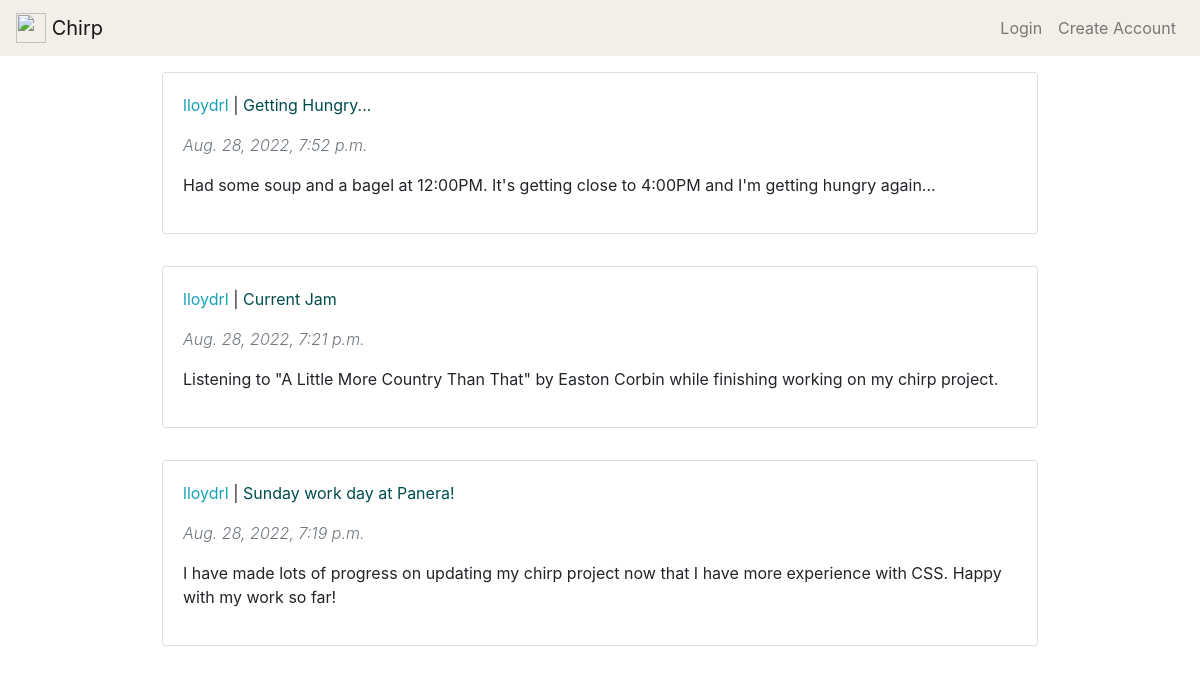
Before: / with the older database file.
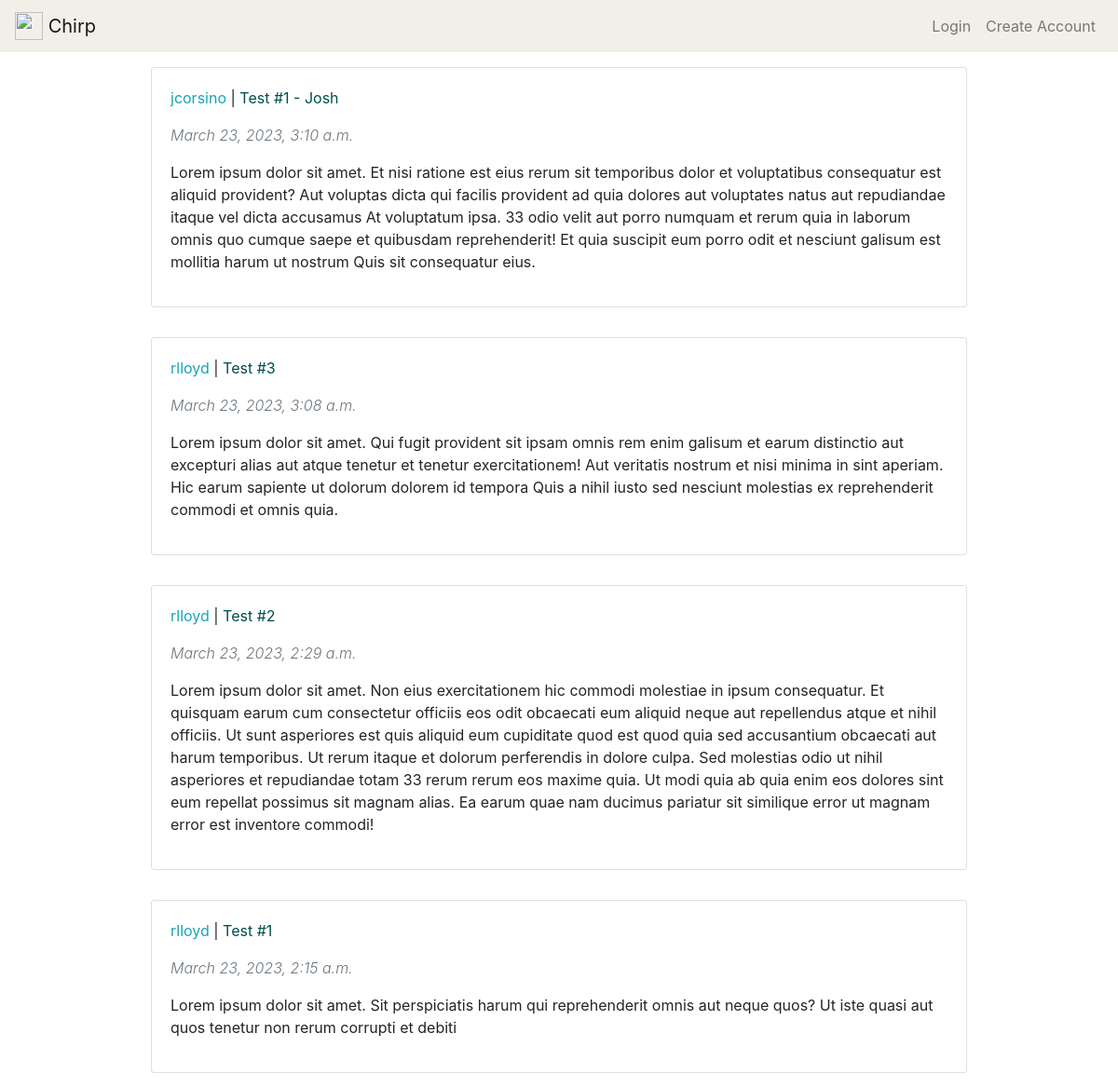
After: the same page with the newer database file.
### posts/models.py (models this page shows, shortened)
class Post(models.Model):
    author = models.ForeignKey('auth.User', related_name="posts", on_delete=models.CASCADE)
    created = models.DateTimeField(auto_now_add=True,)
    body = models.TextField(max_length=1000)
    title = models.CharField(max_length=100)
    class Meta:
        ordering = ['-created']

### posts/views.py (the view)
# urls.py: path('', views.ChirpListView.as_view(), name='home'),
class ChirpListView(ListView):
    model = Post
    template_name = 'home.html'

### templates/home.html
{% extends 'base.html' %}
{% block content %}
{% for post in post_list %}
<div class="p-3">
    <div class="m-auto" style="width: 75%;">
        <div class="card">
            <div class="card-body">
                <p><a class="text-info" href="{% url 'users:profile' post.author.username %}">{{ post.author.username }}</a> | <a style="color:rgb(0, 77, 77);" href="{%  url 'posts:detail' post.pk %}">{{ post.title }}</a></p>
                <p class="text-muted font-italic font-weight-light">{{ post.created }}</p>
                <p>{{ post.body }}</p>
            </div>
        </div>
    </div>
</div>
{% endfor %}
{% endblock content %}

### templates/base.html (shortened to what this page needs)
{% load static %}
<!DOCTYPE html>
<html lang="en">
<head>
    <link rel="stylesheet" href="https://cdn.jsdelivr.net/npm/bootstrap@4.0.0/dist/css/bootstrap.min.css">
</head>
<body>
    <nav class="navbar navbar-expand-lg navbar-light" style="background-color: #f2efe9;">
        <a class="navbar-brand" href="{% url 'posts:home' %}">
            <img src="https://cdn-icons-png.flaticon.com/128/2078/2078050.png" width="30" height="30" class="d-inline-block align-top" alt="">
            Chirp
        </a>
        <div class="collapse navbar-collapse" id="navbarSupportedContent">
          <ul class="navbar-nav ml-auto">
            {% if user.is_authenticated %}
            <li class="nav-item">
                <a class="nav-link" href="{% url 'posts:home' %}">Home</a>
            </li>
            <li class="nav-item">
                <a class="nav-link" href="{% url 'posts:create' %}">
                    +New Post
                </a>
            </li>
            <li class="nav-item">
                <a class="nav-link" href="{% url 'logout' %}">Logout</a>
            </li>
            {% else %}
            <li class="nav-item">
                <a class="nav-link" href="{% url 'login' %}">Login</a>
            </li>
            <li class="nav-item">
                <a class="nav-link" href="{% url 'users:create_account' %}">Create Account</a>
            </li>
            {% endif %}
        </div>
    </nav>
    <main>
        {% block content %}
        {% endblock content %}
    </main>
</body>
</html>

Changed rows visible on the page:
removed Post: author.username "lloydrl", title "Getting Hungry...", created "Aug. 28, 2022, 7:52 p.m.", body "Had some soup and a bagel at 12:00PM. It's getting close to 4:00PM and I'm getting hungry again..."
removed Post: author.username "lloydrl", title "Current Jam", created "Aug. 28, 2022, 7:21 p.m.", body "Listening to \"A Little More Country Than That\" by Easton Corbin while finishing working on my chirp project."
removed Post: author.username "lloydrl", title "Sunday work day at Panera!", created "Aug. 28, 2022, 7:19 p.m.", body "I have made lots of progress on updating my chirp project now that I have more experience with CSS. Happy with my work so far!"
added Post: author.username "jcorsino", title "Test #1 - Josh", created "March 23, 2023, 3:10 a.m.", body "Lorem ipsum dolor sit amet. Et nisi ratione est eius rerum sit temporibus dolor et voluptatibus consequatur est aliquid provident? Aut voluptas dicta qui facilis provident ad quia dolores aut voluptates natus aut repudiandae itaque vel dicta accusamus At voluptatum ipsa. 33 odio velit aut porro numquam et rerum quia in laborum omnis quo cumque saepe et quibusdam reprehenderit! Et quia suscipit eum porro odit et nesciunt galisum est mollitia harum ut nostrum Quis sit consequatur eius."
added Post: author.username "rlloyd", title "Test #3", created "March 23, 2023, 3:08 a.m.", body "Lorem ipsum dolor sit amet. Qui fugit provident sit ipsam omnis rem enim galisum et earum distinctio aut excepturi alias aut atque tenetur et tenetur exercitationem! Aut veritatis nostrum et nisi minima in sint aperiam. Hic earum sapiente ut dolorum dolorem id tempora Quis a nihil iusto sed nesciunt molestias ex reprehenderit commodi et omnis quia."
added Post: author.username "rlloyd", title "Test #2", created "March 23, 2023, 2:29 a.m.", body "Lorem ipsum dolor sit amet. Non eius exercitationem hic commodi molestiae in ipsum consequatur. Et quisquam earum cum consectetur officiis eos odit obcaecati eum aliquid neque aut repellendus atque et nihil officiis. Ut sunt asperiores est quis aliquid eum cupiditate quod est quod quia sed accusantium obcaecati aut harum temporibus. Ut rerum itaque et dolorum perferendis in dolore culpa. Sed molestias odio ut nihil asperiores et repudiandae totam 33 rerum rerum eos maxime quia. Ut modi quia ab quia enim eos dolores sint eum repellat possimus sit magnam alias. Ea earum quae nam ducimus pariatur sit similique error ut magnam error est inventore commodi!"
added Post: author.username "rlloyd", title "Test #1", created "March 23, 2023, 2:15 a.m.", body "Lorem ipsum dolor sit amet. Sit perspiciatis harum qui reprehenderit omnis aut neque quos? Ut iste quasi aut quos tenetur non rerum corrupti et debiti"
